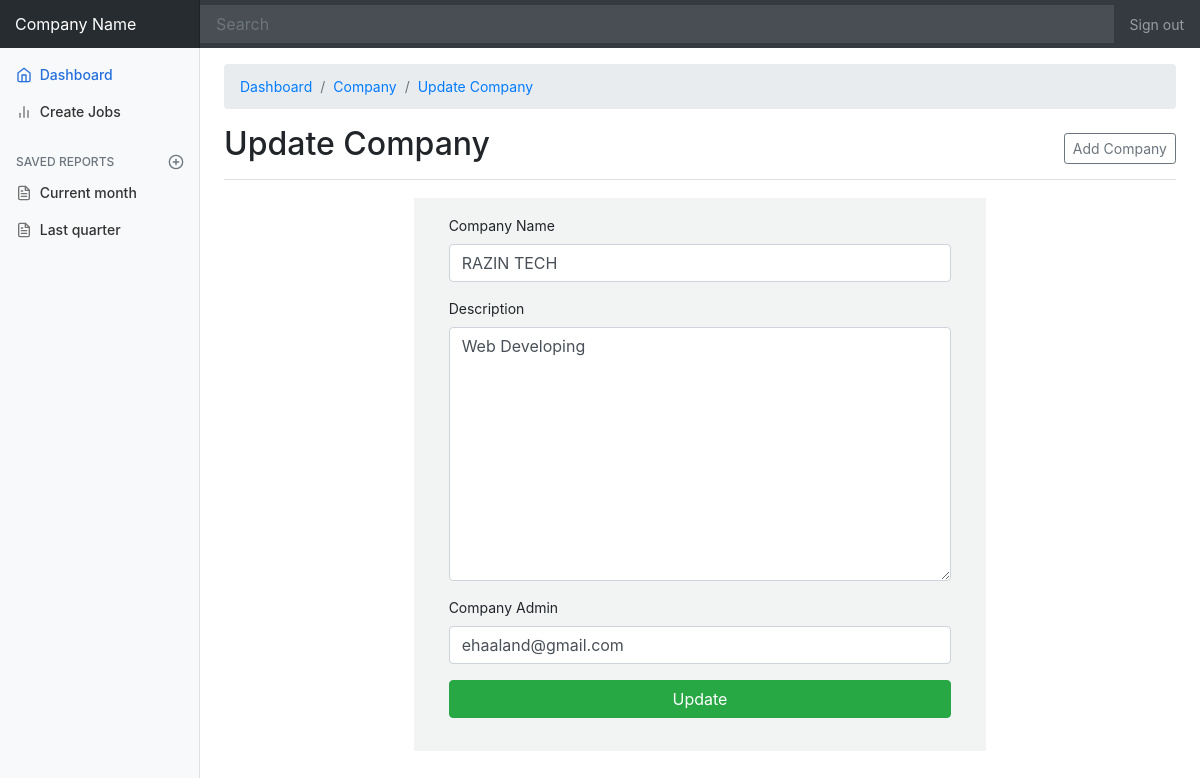
The app's page /admin/company_edit.php?edit=1 (signed in), older data.
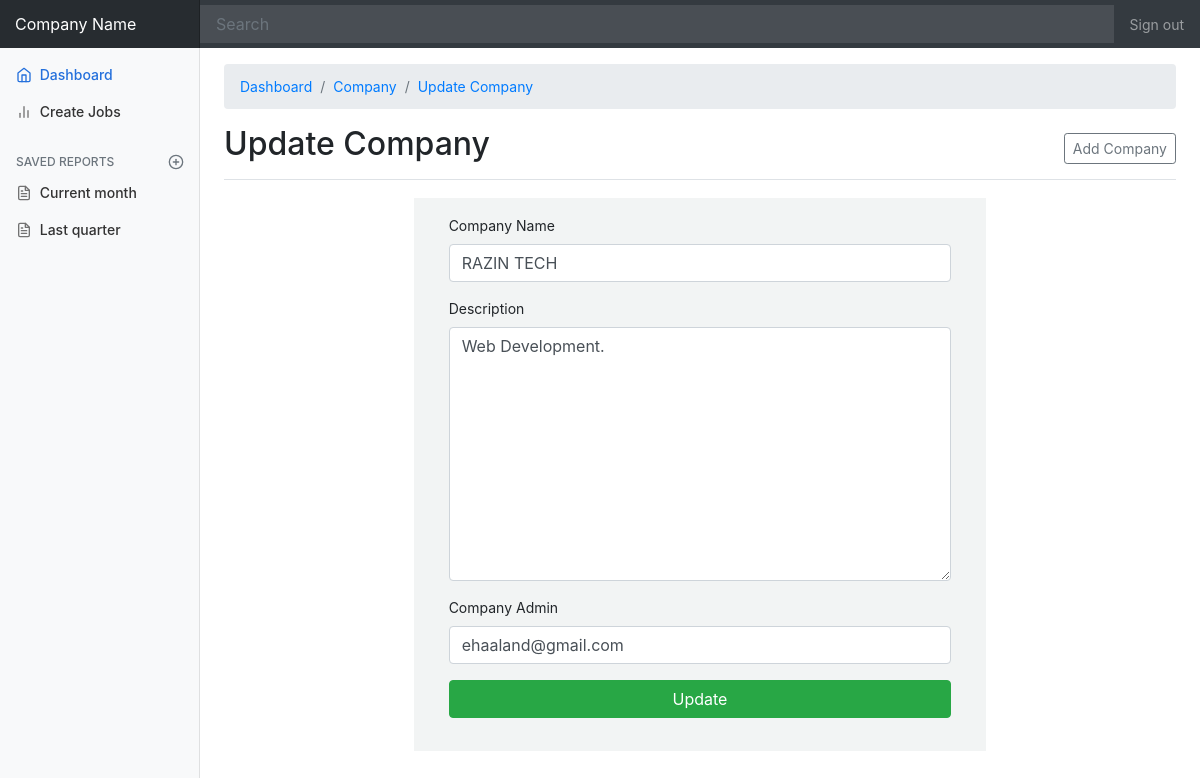
The same page, newer data.
### tables this page shows
CREATE TABLE `company` (
  `company_id` int(255) NOT NULL,
  `company` varchar(255) NOT NULL,
  `description` varchar(255) NOT NULL,
  `admin` varchar(255) NOT NULL
);

### admin/company_edit.php (the view, shortened to what this page needs)
<?php
include('connection/db.php');
$id=$_GET['edit'];
$query=mysqli_query($conn, "SELECT * FROM company WHERE company_id='$id' ");
while($row=mysqli_fetch_array($query))
{
    $company=$row['company'];
    $description=$row['description'];
}
?>
<!doctype html>
<html lang="en">
  <head>
  <?php  include('include/header.php'); ?>
  </head>
  <body>
    <nav class="navbar navbar-dark sticky-top bg-dark flex-md-nowrap p-0">
      <a class="navbar-brand col-sm-3 col-md-2 mr-0" href="admin_dashboard.php">Company Name</a>
      <input class="form-control form-control-dark w-100" type="text" placeholder="Search" aria-label="Search">
      <ul class="navbar-nav px-3">
        <li class="nav-item text-nowrap">
          <a class="nav-link" href="logout.php">Sign out</a>
        </li>
      </ul>
    </nav>
    <div class="container-fluid">
      <div class="row">
      <?php include('include/sidebar.php'); ?>
        <main role="main" class="col-md-9 ml-sm-auto col-lg-10 pt-3 px-4">
        <nav aria-label="breadcrumb">
            <ol class="breadcrumb">
            <li class="breadcrumb-item"><a href="admin_dashboard.php">Dashboard</a></li>
            <li class="breadcrumb-item"><a href="create-company.php"> Company</a></li>
            <li class="breadcrumb-item active" aria-current="page"><a href="#"> Update Company</a></li>
           </ol>
          </nav>
          <div class="d-flex justify-content-between flex-wrap flex-md-nowrap align-items-center pb-2 mb-3 border-bottom">
          <h1 class="h2">Update Company</h1>
            <div class="btn-toolbar mb-2 mb-md-0">
             <a href="add-company.php"> <button class="btn btn-sm btn-outline-secondary">
                Add Company
              </button>
             </a>
            </div>
          </div>
        <div style="width: 60%; margin-left:20%; background-color: #F2F4F4">
            <form method="POST" action="customer-add.php" style="margin:3%; padding:3%;">
                <div class="form-group">
                    <label class="w-100">Company Name</label>
                    <input type="text" name="edit_company" id="edit_company" value="<?php echo $company; ?>" class="form-control" placeholder="Enter Company Name">
                </div>
                <div class="form-group">
                    <label class="w-100">Description</label>
                    <textarea type="text" name="edit_description" id="edit_description" class="form-control" cols="30" rows="10" placeholder="Enter company description"><?php echo $description; ?></textarea>
                </div>
                <div class="form-group">
                    <label class="w-100">Company Admin</label>
                    <select name="admin" id="admin" class="form-control">
                       <?php
                       $sql=mysqli_query($conn,"SELECT * FROM admin_login WHERE admin_type='2' ");
                          while($row=mysqli_fetch_array($sql))
                          {
                            ?>
                              <option value="<?php echo $row['admin_email']; ?>"><?php echo $row['admin_email'];?></option>
                            <?php
                          }
                       ?>
                    </select>
                </div>
                <div class="form-group mt-3">
                    <button type="submit" class="btn btn-block btn-success" name="update_company">Update</button>
                </div>
            </form>
        </div>
        </main>
      </div>
    </div>
</body>
</html>

### admin/include/header.php (shortened to what this page needs)
<head>
<link rel="stylesheet" href="https://cdn.datatables.net/1.11.5/css/jquery.dataTables.min.css"/>
<link rel="stylesheet" href="https://cdn.jsdelivr.net/npm/bootstrap@4.6.1/dist/css/bootstrap.min.css">
<link href="https://cdn.jsdelivr.net/npm/bootstrap@5.1.3/dist/css/bootstrap.min.css" rel="stylesheet">
<link href="/docs/5.0/dist/css/bootstrap.min.css" rel="stylesheet">
<link rel="stylesheet" href="https://cdnjs.cloudflare.com/ajax/libs/font-awesome/6.1.0/css/all.min.css" />
    <link href="css/dashboard.css" rel="stylesheet">

### admin/include/sidebar.php
<?php
$conn=mysqli_connect("localhost", "root", "", "job_portal");
$query=mysqli_query($conn,"SELECT * FROM admin_login WHERE admin_email='{$_SESSION['email']}' and admin_type='1' ");
if(mysqli_num_rows($query)>0)
{
  ?>
     <nav class="col-md-2 d-none d-md-block bg-light sidebar">
     <div class="sidebar-sticky">
      <ul class="nav flex-column">
      <li class="nav-item">
        <a class="nav-link active" href="admin_dashboard.php">
        <span data-feather="home"></span>
          Dashboard <span class="sr-only">(current)</span>
        </a>
      </li>
      <li class="nav-item">
        <a class="nav-link" href="#">
          <span data-feather="file"></span>
          Orders
        </a>
      </li>
      <li class="nav-item">
        <a class="nav-link" href="#">
          <span data-feather="shopping-cart"></span>
          Products
        </a>
      </li>
      <li class="nav-item">
        <a class="nav-link" href="customers.php">
          <span data-feather="users"></span>
          Customers
        </a>
      </li>
      <li class="nav-item">
        <a class="nav-link" href="create-job.php">
          <span data-feather="bar-chart-2"></span>
          Create Jobs
        </a>
      </li>
      <li class="nav-item">
        <a class="nav-link" href="create-company.php">
          <span data-feather="layers"></span>
          Company
        </a>
      </li>
      </ul>
    <h6 class="sidebar-heading d-flex justify-content-between align-items-center px-3 mt-4 mb-1 text-muted">
      <span>Saved reports</span>
      <a class="d-flex align-items-center text-muted" href="#">
        <span data-feather="plus-circle"></span>
      </a>
    </h6>
    <ul class="nav flex-column mb-2">
      <li class="nav-item">
        <a class="nav-link" href="category.php">
          <span data-feather="file-text"></span>
          Category
        </a>
      </li>
      <li class="nav-item">
        <a class="nav-link" href="#">
          <span data-feather="file-text"></span>
          Last quarter
        </a>
      </li>
      <li class="nav-item">
        <a class="nav-link" href="#">
          <span data-feather="file-text"></span>
          Social engagement
        </a>
      </li>
      <li class="nav-item">
        <a class="nav-link" href="#">
          <span data-feather="file-text"></span>
          Year-end sale
        </a>
      </li>
    </ul>
  </div>
   </nav>
   <?php
}
else{
  ?>
    <nav class="col-md-2 d-none d-md-block bg-light sidebar">
     <div class="sidebar-sticky">
      <ul class="nav flex-column">
      <li class="nav-item">
        <a class="nav-link active" href="admin_dashboard.php">
        <span data-feather="home"></span>
          Dashboard <span class="sr-only">(current)</span>
        </a>
      </li>
      <li class="nav-item">
        <a class="nav-link" href="create-job.php">
          <span data-feather="bar-chart-2"></span>
          Create Jobs
        </a>
      </li>
      </ul>
    <h6 class="sidebar-heading d-flex justify-content-between align-items-center px-3 mt-4 mb-1 text-muted">
      <span>Saved reports</span>
      <a class="d-flex align-items-center text-muted" href="#">
        <span data-feather="plus-circle"></span>
      </a>
    </h6>
    <ul class="nav flex-column mb-2">
      <li class="nav-item">
        <a class="nav-link" href="#">
          <span data-feather="file-text"></span>
          Current month
        </a>
      </li>
      <li class="nav-item">
        <a class="nav-link" href="#">
          <span data-feather="file-text"></span>
          Last quarter
        </a>
      </li>
    </ul>
  </div>
   </nav>
  <?php
}
?>

### admin/css/dashboard.css (style rules this page uses)
body { font-size: .875rem; }
.feather { width: 16px; height: 16px; vertical-align: text-bottom; }
.sidebar { position: fixed; top: 0; bottom: 0; left: 0; z-index: 100; padding: 48px 0 0; box-shadow: inset -1px 0 0 rgba(0, 0, 0, .1); }
.sidebar-sticky { position: relative; top: 0; height: calc(100vh - 48px); padding-top: .5rem; overflow-x: hidden; overflow-y: auto; }
.sidebar .nav-link { font-weight: 500; color: #333; }
.sidebar .nav-link .feather { margin-right: 4px; color: #727272; }
.sidebar .nav-link.active { color: #2470dc; }
.sidebar .nav-link:hover .feather, .sidebar .nav-link.active .feather { color: inherit; }
.sidebar-heading { font-size: .75rem; text-transform: uppercase; }
.navbar-brand { padding-top: .75rem; padding-bottom: .75rem; font-size: 1rem; background-color: rgba(0, 0, 0, .25); box-shadow: inset -1px 0 0 rgba(0, 0, 0, .25); }
.navbar .form-control { padding: .75rem 1rem; border-width: 0; border-radius: 0; }
.form-control-dark { color: #fff; background-color: rgba(255, 255, 255, .1); border-color: rgba(255, 255, 255, .1); }

Row changes from the older to the newer data that the page shows:
changed company "RAZIN TECH": edit_description "Web Developing" → "Web Development."
